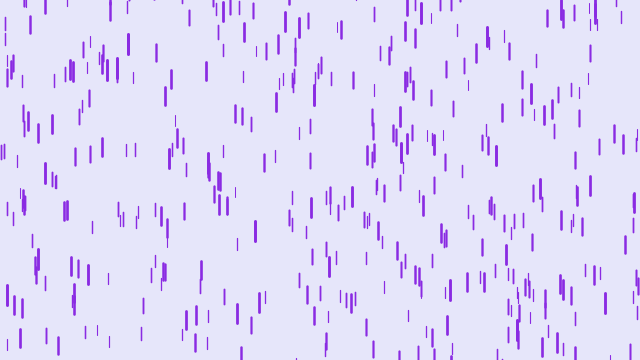
Frame 1 (no input)
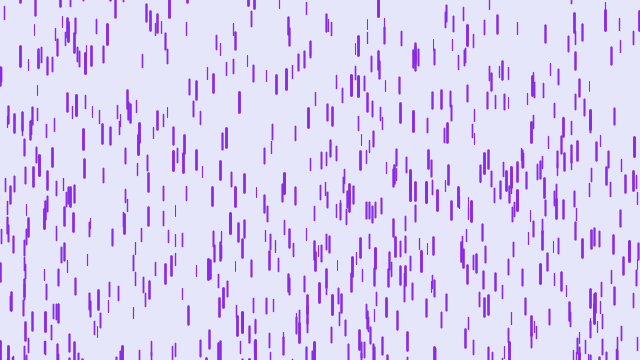
Frame 60 (the mouse pressed at the canvas centre just before this capture)
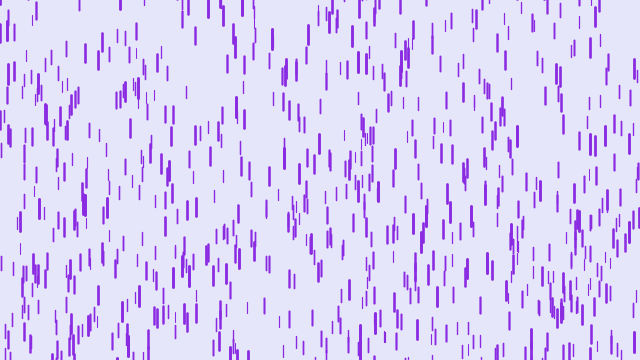
Frame 120 (the mouse held since frame 60 and released just before this capture)

The Processing sketch that drew these frames (run headless with seeded random() and noise(); from frame 60 on, the mouse is pressed at the canvas centre):

// Processing sketch: purplerain
// ── purplerain.pde
Drop[] drops = new Drop[1000];

void setup()
{
	size(640, 360);
	for (int i = 0; i < drops.length; i++)
	{
		drops[i] = new Drop();
	}
}

void draw()
{
	background(230, 230, 250);
	for (Drop drop : drops)
	{
		drop.fall();
		drop.show();
	}
}

// ── Drop.pde
class Drop
{
	float x = random(0, width), y = random(-height * 2, height * 2);
	float z = random(0, 20);
	float len = map(z, 0, 20, 10, 20);
	float yspeed = map(z, 0, 20, 1, 20);

	void fall()
	{
		y = y + yspeed;
		float grav = map(z, 0, 20, 0, 0.2);
		yspeed = yspeed + grav;
		if (y > height)
		{
			y = random(-height, height);
			yspeed = map(z, 0, 20, 4, 10);
		}
	}

	void show()
	{
		float thick = map(z, 0, 20, 1, 3);
		strokeWeight(thick);
		stroke(138, 43, 226);
		line(x, y, x, y + len);

	}


}
